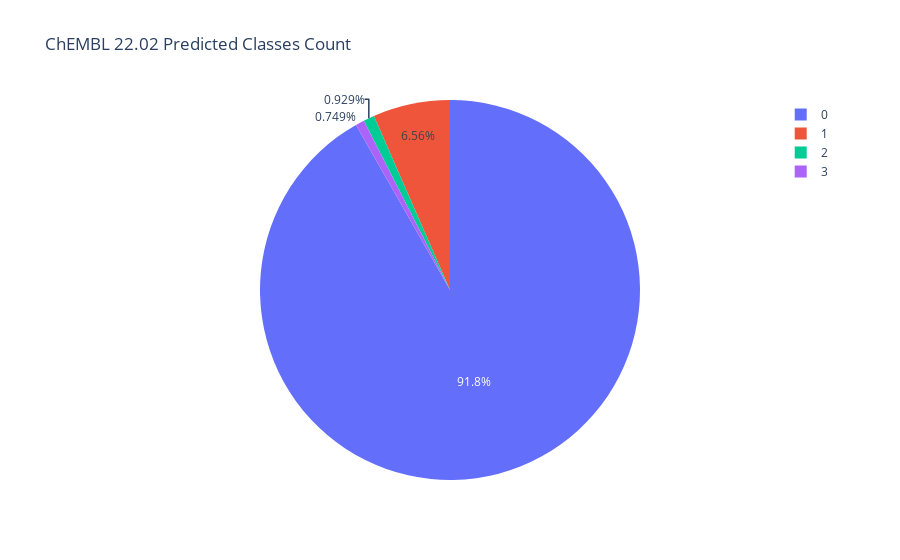

Write notebook code for a chart like this one.
### Code cell
fig2 = px.pie(evd_w_predictions.groupBy('classes_count').count().toPandas(), values='count', names='classes_count', title='ChEMBL 22.02 Predicted Classes Count')
#fig2.update_traces(textposition='inside', textinfo='percent+label')

fig2.show()

### Figure 1 — Plotly figure (JSON) as saved in the notebook; plotly's stock layout.template omitted (floating-point values rounded to 4 significant figures)
{"data": [{"domain": {"x": [0, 1], "y": [0, 1]}, "hovertemplate": "classes_count=%{label}<br>count=%{value}<extra></extra>", "labels": ["3", "0", "1", "2"], "legendgroup": "", "name": "", "showlegend": true, "type": "pie", "values": [4735, 580197, 41489, 5876]}], "layout": {"legend": {"tracegroupgap": 0}, "title": {"text": "ChEMBL 22.02 Predicted Classes Count"}}}
